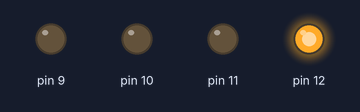
A sketch run on a simulated Arduino Uno, built with avr-gcc and run on an emulated ATmega328P. Shown: output pins drawn as LEDs (lit = HIGH).

Above: at 0.1 s.
At 27.1 s:
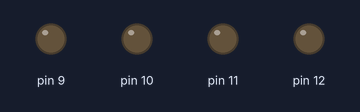
At 38.1 s:
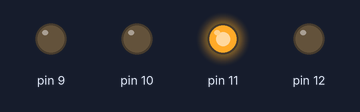
Timing chart, 0 to 40.0 s (numbered marks = the images above):
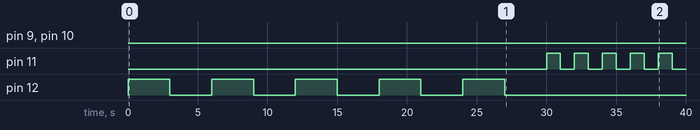

Measured:
- by itself, pin 11: LOW → HIGH at 30.0 s, → LOW 1.0 s later, → HIGH 1.0 s later, → LOW 1.0 s later, … (10 changes in this stretch)
- by itself, pin 12: alternates HIGH for 3.0 s and LOW for 3.0 s, 10 changes in all, then stays LOW

The sketch:

mezclando_con_ciclos_repetitivos.ino
```cpp
void setup() {
  // put your setup code here, to run once:
  pinMode(12, OUTPUT);
  pinMode(11, OUTPUT);
  pinMode(10, OUTPUT);
  pinMode(9, OUTPUT);

}

int contador = 0;

void loop() {
  // put your main code here, to run repeatedly:
  if (contador < 2)
  {
   for(int i = 1; i<=5;i++)
   {
    digitalWrite(12,HIGH);
    delay(3000);
    digitalWrite(12,LOW);
    delay(3000);
   }
   for(int i = 1; i<=10;i++)
   {
    digitalWrite(11,HIGH);
    delay(1000);
    digitalWrite(11,LOW);
    delay(1000);
   }
   for(int i = 1; i<=3;i++)
   {
    digitalWrite(10,HIGH);
    delay(250);
    digitalWrite(10,LOW);
    delay(250);
   }
   for(int i = 1; i<=2;i++)
   {
    digitalWrite(9,HIGH);
    delay(5000);
    digitalWrite(9,LOW);
    delay(5000);
   }
  }
  else
  {
    digitalWrite(12, HIGH);
    digitalWrite(11, HIGH);
    digitalWrite(10, HIGH);
    digitalWrite(9, HIGH);

  }
  while(contador <=2)
  {
  contador = contador + 1;
  }


}
```
